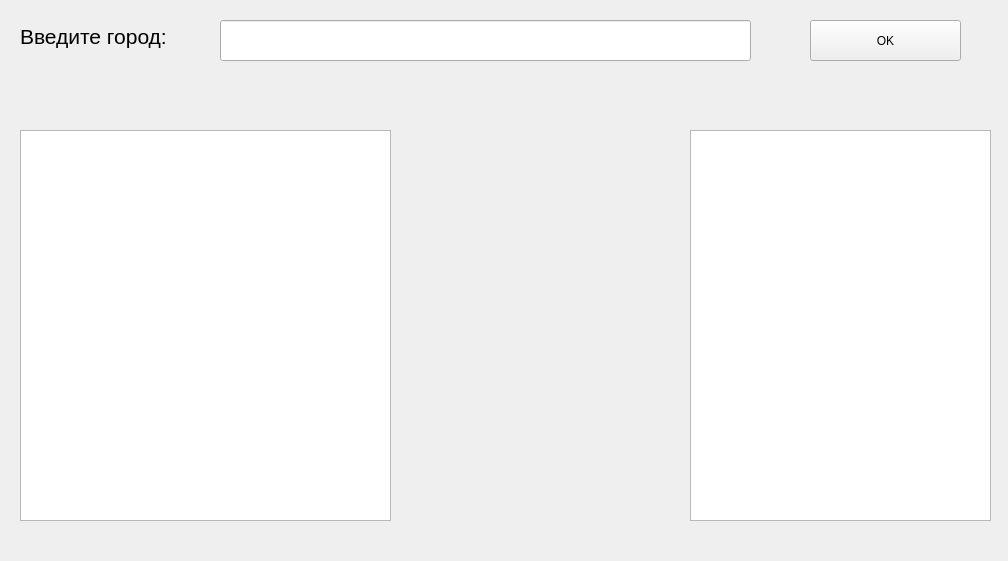
<?xml version="1.0" encoding="UTF-8"?>
<ui version="4.0">
 <class>Form</class>
 <widget class="QWidget" name="Form">
  <property name="geometry">
   <rect>
    <x>0</x>
    <y>0</y>
    <width>1008</width>
    <height>561</height>
   </rect>
  </property>
  <property name="windowTitle">
   <string>Form</string>
  </property>
  <widget class="QLabel" name="city_label">
   <property name="geometry">
    <rect>
     <x>20</x>
     <y>20</y>
     <width>190</width>
     <height>33</height>
    </rect>
   </property>
   <property name="text">
    <string>&lt;html&gt;&lt;head/&gt;&lt;body&gt;&lt;p&gt;&lt;span style=&quot; font-size:16pt;&quot;&gt;Введите город:&lt;/span&gt;&lt;/p&gt;&lt;/body&gt;&lt;/html&gt;</string>
   </property>
  </widget>
  <widget class="QPushButton" name="btn">
   <property name="geometry">
    <rect>
     <x>810</x>
     <y>20</y>
     <width>151</width>
     <height>41</height>
    </rect>
   </property>
   <property name="text">
    <string>OK</string>
   </property>
  </widget>
  <widget class="QLineEdit" name="lineEdit">
   <property name="geometry">
    <rect>
     <x>220</x>
     <y>20</y>
     <width>531</width>
     <height>41</height>
    </rect>
   </property>
  </widget>
  <widget class="QListWidget" name="listWidget">
   <property name="geometry">
    <rect>
     <x>20</x>
     <y>130</y>
     <width>371</width>
     <height>391</height>
    </rect>
   </property>
  </widget>
  <widget class="QLabel" name="address_label">
   <property name="geometry">
    <rect>
     <x>440</x>
     <y>130</y>
     <width>55</width>
     <height>16</height>
    </rect>
   </property>
   <property name="text">
    <string/>
   </property>
  </widget>
  <widget class="QLabel" name="time_label">
   <property name="geometry">
    <rect>
     <x>440</x>
     <y>200</y>
     <width>55</width>
     <height>16</height>
    </rect>
   </property>
   <property name="text">
    <string/>
   </property>
  </widget>
  <widget class="QTextEdit" name="textEdit">
   <property name="geometry">
    <rect>
     <x>690</x>
     <y>130</y>
     <width>301</width>
     <height>391</height>
    </rect>
   </property>
  </widget>
 </widget>
 <resources/>
 <connections>
  <connection>
   <sender>lineEdit</sender>
   <signal>returnPressed()</signal>
   <receiver>btn</receiver>
   <slot>click()</slot>
   <hints>
    <hint type="sourcelabel">
     <x>749</x>
     <y>41</y>
    </hint>
    <hint type="destinationlabel">
     <x>821</x>
     <y>38</y>
    </hint>
   </hints>
  </connection>
 </connections>
</ui>
